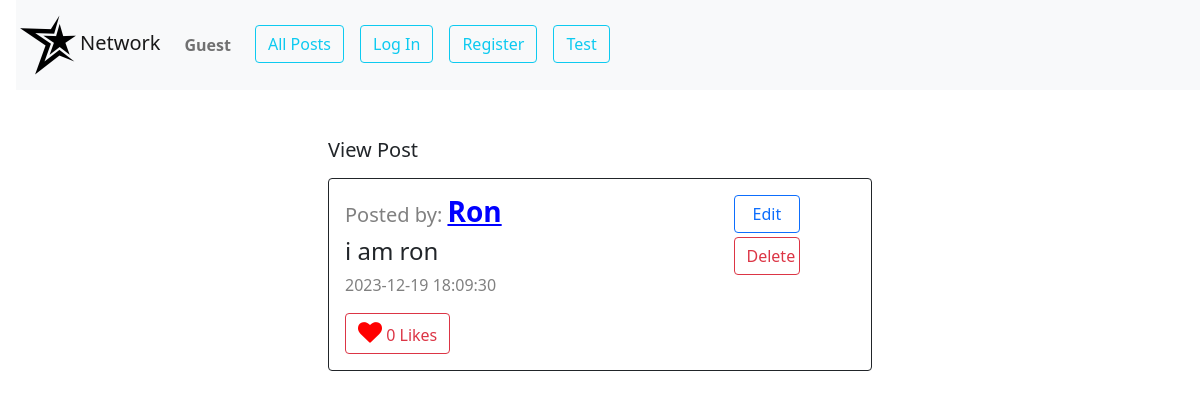
Page /view_post/5 on the committed database.
### app.py (models this page shows, shortened)
class Users(db.Model):
    __tablename__ = "users"
    id = db.Column(db.Integer, primary_key=True)
    username = db.Column(db.String(80), unique=True, nullable=False)
    hash = db.Column(db.String(200),nullable=False)
    email = db.Column(db.String(120), unique=True, nullable=False)
    first_name=db.Column(db.String(80), nullable=True)
    last_name=db.Column(db.String(80), nullable=True)
    profile_pic_addr=db.Column(db.String(200), nullable=True)
    user_posts=db.relationship('Posts',backref='owner',lazy='dynamic')
    followers = db.relationship('Users',
                                secondary = follow,
                                primaryjoin = (follow.c.following_id == id),
                                secondaryjoin = (follow.c.follower_id == id),
                                backref = 'following'
                                )

class Posts(db.Model):
    __tablename__ = "posts"
    id = db.Column(db.Integer, primary_key=True)
    content = db.Column(db.String(150), nullable=False)
    likes = db.Column(db.Integer, default=0)
    created_at = db.Column(db.DateTime(timezone=True), server_default=db.func.current_timestamp())
    person_id = db.Column(db.Integer, db.ForeignKey('users.id'),nullable=False)

### app.py (the view)
@app.route("/view_post/<int:post_id>", methods=["GET", "POST"])
def view_post(post_id):
    post=Posts.query.filter_by(id=post_id).first()
    if request.method=="POST":
        return jsonify({"post_id":post.id,"owner_id":post.person_id,"content":post.content})
    return render_template("view_post.html",user_id=session.get("user_id"),post=post)

### app.py (called while the page is built)
@app.after_request
def after_request(response):
    response.headers["Cache-Control"] = "no-cache, no-store, must-revalidate"
    response.headers["Expires"] = 0
    response.headers["Pragma"] = "no-cache"
    return response

### templates/view_post.html (shortened to what this page needs)
{% extends "layout.html" %} {% block body %}
<div id="view_post_div">
	<div id="post-view" class="container-fluid py-5 w-50">
		<h5 class="ms-3">View Post</h5>
		<div  class="border border-dark m-3 p-3 rounded">
			<div  class="row">
				<div class="col-9">
					<h3>
						<span style="color: grey; font-size: 20px">Posted by: </span
						><a
							style="font-weight: bold; color: blue"
							href="/profile/{{post.owner.id}}"
							>{{post.owner.username}}</a
						>
					</h3>
					<h4 class="mt-2">{{post.content}}</h4>
					<p><span style="color: grey">{{post.created_at}}</span></p>
					<button class="btn btn-outline-danger">
						<i style="font-size: 24px; color: red" class="fa">&#xf004;</i>
						{{post.likes}} Likes
					</button>
				</div>
				<div class="col-2 ">
					<div class="row">
						<button data-post_id="{{post.id}}" class="btn btn-outline-primary mb-1 w-75 edit_btn">Edit</button>
					</div>
					<div class="row">
						<button data-post_id="{{post.id}}" class="btn btn-outline-danger mb-1 w-75 delete_btn">Delete</button>
					</div>
				</div>
			</div>
		  </div>
	</div>
</div>
{% endblock %}

### rows in the picture
Users: owner.username "Ron"
Posts: content "i am ron", created_at "2023-12-19 18:09:30", likes "0"
